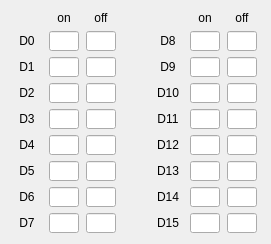
      <widget class="QWidget" name="gridLayoutWidget_5">
       <property name="geometry">
        <rect>
         <x>347</x>
         <y>260</y>
         <width>271</width>
         <height>227</height>
        </rect>
       </property>
       <layout class="QGridLayout" name="gridLayout_5">
        <item row="5" column="6">
         <widget class="QLineEdit" name="LE_D_OUT_OFF_12">
          <property name="minimumSize">
           <size>
            <width>30</width>
            <height>0</height>
           </size>
          </property>
          <property name="maximumSize">
           <size>
            <width>30</width>
            <height>20</height>
           </size>
          </property>
         </widget>
        </item>
        <item row="2" column="5">
         <widget class="QLineEdit" name="LE_D_OUT_ON_9">
          <property name="minimumSize">
           <size>
            <width>30</width>
            <height>0</height>
           </size>
          </property>
          <property name="maximumSize">
           <size>
            <width>30</width>
            <height>20</height>
           </size>
          </property>
         </widget>
        </item>
        <item row="2" column="3">
         <spacer name="horizontalSpacer_2">
          <property name="minimumSize">
           <size>
            <width>30</width>
            <height>0</height>
           </size>
          </property>
          <property name="maximumSize">
           <size>
            <width>30</width>
            <height>20</height>
           </size>
          </property>
          <property name="orientation">
           <enum>Qt::Horizontal</enum>
          </property>
          <property name="sizeType">
           <enum>QSizePolicy::Fixed</enum>
          </property>
          <property name="sizeHint" stdset="0">
           <size>
            <width>20</width>
            <height>20</height>
           </size>
          </property>
         </spacer>
        </item>
        <item row="2" column="6">
         <widget class="QLineEdit" name="LE_D_OUT_OFF_9">
          <property name="minimumSize">
           <size>
            <width>30</width>
            <height>0</height>
           </size>
          </property>
          <property name="maximumSize">
           <size>
            <width>30</width>
            <height>20</height>
           </size>
          </property>
         </widget>
        </item>
        <item row="4" column="0">
         <widget class="QLabel" name="label_47">
          <property name="minimumSize">
           <size>
            <width>30</width>
            <height>0</height>
           </size>
          </property>
          <property name="maximumSize">
           <size>
            <width>30</width>
            <height>20</height>
           </size>
          </property>
          <property name="text">
           <string>D3</string>
          </property>
          <property name="alignment">
           <set>Qt::AlignCenter</set>
          </property>
         </widget>
        </item>
        <item row="1" column="2">
         <widget class="QLineEdit" name="LE_D_OUT_OFF_0">
          <property name="minimumSize">
           <size>
            <width>30</width>
            <height>0</height>
           </size>
          </property>
          <property name="maximumSize">
           <size>
            <width>30</width>
            <height>20</height>
           </size>
          </property>
         </widget>
        </item>
        <item row="5" column="4">
         <widget class="QLabel" name="label_48">
          <property name="minimumSize">
           <size>
            <width>30</width>
            <height>0</height>
           </size>
          </property>
          <property name="maximumSize">
           <size>
            <width>30</width>
            <height>20</height>
           </size>
          </property>
          <property name="text">
           <string>D12</string>
          </property>
          <property name="alignment">
           <set>Qt::AlignCenter</set>
          </property>
         </widget>
        </item>
        <item row="8" column="5" rowspan="4">
         <widget class="QLineEdit" name="LE_D_OUT_ON_15">
          <property name="minimumSize">
           <size>
            <width>30</width>
            <height>0</height>
           </size>
          </property>
          <property name="maximumSize">
           <size>
            <width>30</width>
            <height>20</height>
           </size>
          </property>
         </widget>
        </item>
        <item row="7" column="0">
         <widget class="QLabel" name="label_49">
          <property name="minimumSize">
           <size>
            <width>30</width>
            <height>0</height>
           </size>
          </property>
          <property name="maximumSize">
           <size>
            <width>30</width>
            <height>20</height>
           </size>
          </property>
          <property name="text">
           <string>D6</string>
          </property>
          <property name="alignment">
           <set>Qt::AlignCenter</set>
          </property>
         </widget>
        </item>
        <item row="6" column="2">
         <widget class="QLineEdit" name="LE_D_OUT_OFF_5">
          <property name="minimumSize">
           <size>
            <width>30</width>
            <height>0</height>
           </size>
          </property>
          <property name="maximumSize">
           <size>
            <width>30</width>
            <height>20</height>
           </size>
          </property>
         </widget>
        </item>
        <item row="3" column="5">
         <widget class="QLineEdit" name="LE_D_OUT_ON_10">
          <property name="minimumSize">
           <size>
            <width>30</width>
            <height>0</height>
           </size>
          </property>
          <property name="maximumSize">
           <size>
            <width>30</width>
            <height>20</height>
           </size>
          </property>
         </widget>
        </item>
        <item row="2" column="0">
         <widget class="QLabel" name="label_50">
          <property name="minimumSize">
           <size>
            <width>30</width>
            <height>0</height>
           </size>
          </property>
          <property name="maximumSize">
           <size>
            <width>30</width>
            <height>20</height>
           </size>
          </property>
          <property name="text">
           <string>D1</string>
          </property>
          <property name="alignment">
           <set>Qt::AlignCenter</set>
          </property>
         </widget>
        </item>
        <item row="6" column="4">
         <widget class="QLabel" name="label_51">
          <property name="minimumSize">
           <size>
            <width>30</width>
            <height>0</height>
           </size>
          </property>
          <property name="maximumSize">
           <size>
            <width>30</width>
            <height>20</height>
           </size>
          </property>
          <property name="text">
           <string>D13</string>
          </property>
          <property name="alignment">
           <set>Qt::AlignCenter</set>
          </property>
         </widget>
        </item>
        <item row="3" column="1">
         <widget class="QLineEdit" name="LE_D_OUT_ON_2">
          <property name="minimumSize">
           <size>
            <width>30</width>
            <height>0</height>
           </size>
          </property>
          <property name="maximumSize">
           <size>
            <width>30</width>
            <height>20</height>
           </size>
          </property>
         </widget>
        </item>
        <item row="6" column="1">
         <widget class="QLineEdit" name="LE_D_OUT_ON_5">
          <property name="minimumSize">
           <size>
            <width>30</width>
            <height>0</height>
           </size>
          </property>
          <property name="maximumSize">
           <size>
            <width>30</width>
            <height>20</height>
           </size>
          </property>
         </widget>
        </item>
        <item row="3" column="2">
         <widget class="QLineEdit" name="LE_D_OUT_OFF_2">
          <property name="minimumSize">
           <size>
            <width>30</width>
            <height>0</height>
           </size>
          </property>
          <property name="maximumSize">
           <size>
            <width>30</width>
            <height>20</height>
           </size>
          </property>
         </widget>
        </item>
        <item row="7" column="4">
         <widget class="QLabel" name="label_52">
          <property name="minimumSize">
           <size>
            <width>30</width>
            <height>0</height>
           </size>
          </property>
          <property name="maximumSize">
           <size>
            <width>30</width>
            <height>20</height>
           </size>
          </property>
          <property name="text">
           <string>D14</string>
          </property>
          <property name="alignment">
           <set>Qt::AlignCenter</set>
          </property>
         </widget>
        </item>
        <item row="5" column="0">
         <widget class="QLabel" name="label_53">
          <property name="minimumSize">
           <size>
            <width>30</width>
            <height>0</height>
           </size>
          </property>
          <property name="maximumSize">
           <size>
            <width>30</width>
            <height>20</height>
           </size>
          </property>
          <property name="text">
           <string>D4</string>
          </property>
          <property name="alignment">
           <set>Qt::AlignCenter</set>
          </property>
         </widget>
        </item>
        <item row="5" column="5">
         <widget class="QLineEdit" name="LE_D_OUT_ON_12">
          <property name="minimumSize">
           <size>
            <width>30</width>
            <height>0</height>
           </size>
          </property>
          <property name="maximumSize">
           <size>
            <width>30</width>
            <height>20</height>
           </size>
          </property>
         </widget>
        </item>
        <item row="4" column="1">
         <widget class="QLineEdit" name="LE_D_OUT_ON_3">
          <property name="minimumSize">
           <size>
            <width>30</width>
            <height>0</height>
           </size>
          </property>
          <property name="maximumSize">
           <size>
            <width>30</width>
            <height>20</height>
           </size>
          </property>
         </widget>
        </item>
        <item row="4" column="6">
         <widget class="QLineEdit" name="LE_D_OUT_OFF_11">
          <property name="minimumSize">
           <size>
            <width>30</width>
            <height>0</height>
           </size>
          </property>
          <property name="maximumSize">
           <size>
            <width>30</width>
            <height>20</height>
           </size>
          </property>
         </widget>
        </item>
        <item row="3" column="0">
         <widget class="QLabel" name="label_54">
          <property name="minimumSize">
           <size>
            <width>30</width>
            <height>0</height>
           </size>
          </property>
          <property name="maximumSize">
           <size>
            <width>30</width>
            <height>20</height>
           </size>
          </property>
          <property name="text">
           <string>D2</string>
          </property>
          <property name="alignment">
           <set>Qt::AlignCenter</set>
          </property>
         </widget>
        </item>
        <item row="2" column="1">
         <widget class="QLineEdit" name="LE_D_OUT_ON_1">
          <property name="minimumSize">
           <size>
            <width>30</width>
            <height>0</height>
           </size>
          </property>
          <property name="maximumSize">
           <size>
            <width>30</width>
            <height>20</height>
           </size>
          </property>
         </widget>
        </item>
        <item row="8" column="6" rowspan="4">
         <widget class="QLineEdit" name="LE_D_OUT_OFF_15">
          <property name="minimumSize">
           <size>
            <width>30</width>
            <height>0</height>
           </size>
          </property>
          <property name="maximumSize">
           <size>
            <width>30</width>
            <height>20</height>
           </size>
          </property>
         </widget>
        </item>
        <item row="1" column="6">
         <widget class="QLineEdit" name="LE_D_OUT_OFF_8">
          <property name="minimumSize">
           <size>
            <width>30</width>
            <height>0</height>
           </size>
          </property>
          <property name="maximumSize">
           <size>
            <width>30</width>
            <height>20</height>
           </size>
          </property>
         </widget>
        </item>
        <item row="4" column="5">
         <widget class="QLineEdit" name="LE_D_OUT_ON_11">
          <property name="minimumSize">
           <size>
            <width>30</width>
            <height>0</height>
           </size>
          </property>
          <property name="maximumSize">
           <size>
            <width>30</width>
            <height>20</height>
           </size>
          </property>
         </widget>
        </item>
        <item row="7" column="1">
         <widget class="QLineEdit" name="LE_D_OUT_ON_6">
          <property name="minimumSize">
           <size>
            <width>30</width>
            <height>0</height>
           </size>
          </property>
          <property name="maximumSize">
           <size>
            <width>30</width>
            <height>20</height>
           </size>
          </property>
         </widget>
        </item>
        <item row="2" column="2">
         <widget class="QLineEdit" name="LE_D_OUT_OFF_1">
          <property name="minimumSize">
           <size>
            <width>30</width>
            <height>0</height>
           </size>
          </property>
          <property name="maximumSize">
           <size>
            <width>30</width>
            <height>20</height>
           </size>
          </property>
         </widget>
        </item>
        <item row="4" column="2">
         <widget class="QLineEdit" name="LE_D_OUT_OFF_3">
          <property name="minimumSize">
           <size>
            <width>30</width>
            <height>0</height>
           </size>
          </property>
          <property name="maximumSize">
           <size>
            <width>30</width>
            <height>20</height>
           </size>
          </property>
         </widget>
        </item>
        <item row="6" column="6">
         <widget class="QLineEdit" name="LE_D_OUT_OFF_13">
          <property name="minimumSize">
           <size>
            <width>30</width>
            <height>0</height>
           </size>
          </property>
          <property name="maximumSize">
           <size>
            <width>30</width>
            <height>20</height>
           </size>
          </property>
         </widget>
        </item>
        <item row="2" column="4">
         <widget class="QLabel" name="label_55">
          <property name="minimumSize">
           <size>
            <width>30</width>
            <height>0</height>
           </size>
          </property>
          <property name="maximumSize">
           <size>
            <width>30</width>
            <height>20</height>
           </size>
          </property>
          <property name="text">
           <string>D9</string>
          </property>
          <property name="alignment">
           <set>Qt::AlignCenter</set>
          </property>
         </widget>
        </item>
        <item row="6" column="0">
         <widget class="QLabel" name="label_56">
          <property name="minimumSize">
           <size>
            <width>30</width>
            <height>0</height>
           </size>
          </property>
          <property name="maximumSize">
           <size>
            <width>30</width>
            <height>20</height>
           </size>
          </property>
          <property name="text">
           <string>D5</string>
          </property>
          <property name="alignment">
           <set>Qt::AlignCenter</set>
          </property>
         </widget>
        </item>
        <item row="5" column="1">
         <widget class="QLineEdit" name="LE_D_OUT_ON_4">
          <property name="minimumSize">
           <size>
            <width>30</width>
            <height>0</height>
           </size>
          </property>
          <property name="maximumSize">
           <size>
            <width>30</width>
            <height>20</height>
           </size>
          </property>
         </widget>
        </item>
        <item row="1" column="4">
         <widget class="QLabel" name="label_57">
          <property name="minimumSize">
           <size>
            <width>30</width>
            <height>0</height>
           </size>
          </property>
          <property name="maximumSize">
           <size>
            <width>30</width>
            <height>20</height>
           </size>
          </property>
          <property name="text">
           <string>D8</string>
          </property>
          <property name="alignment">
           <set>Qt::AlignCenter</set>
          </property>
         </widget>
        </item>
        <item row="7" column="6">
         <widget class="QLineEdit" name="LE_D_OUT_OFF_14">
          <property name="minimumSize">
           <size>
            <width>30</width>
            <height>0</height>
           </size>
          </property>
          <property name="maximumSize">
           <size>
            <width>30</width>
            <height>20</height>
           </size>
          </property>
         </widget>
        </item>
        <item row="8" column="1" rowspan="4">
         <widget class="QLineEdit" name="LE_D_OUT_ON_7">
          <property name="minimumSize">
           <size>
            <width>30</width>
            <height>0</height>
           </size>
          </property>
          <property name="maximumSize">
           <size>
            <width>30</width>
            <height>20</height>
           </size>
          </property>
         </widget>
        </item>
        <item row="3" column="4">
         <widget class="QLabel" name="label_58">
          <property name="minimumSize">
           <size>
            <width>30</width>
            <height>0</height>
           </size>
          </property>
          <property name="maximumSize">
           <size>
            <width>30</width>
            <height>20</height>
           </size>
          </property>
          <property name="text">
           <string>D10</string>
          </property>
          <property name="alignment">
           <set>Qt::AlignCenter</set>
          </property>
         </widget>
        </item>
        <item row="8" column="4" rowspan="4">
         <widget class="QLabel" name="label_59">
          <property name="minimumSize">
           <size>
            <width>30</width>
            <height>0</height>
           </size>
          </property>
          <property name="maximumSize">
           <size>
            <width>30</width>
            <height>20</height>
           </size>
          </property>
          <property name="text">
           <string>D15</string>
          </property>
          <property name="alignment">
           <set>Qt::AlignCenter</set>
          </property>
         </widget>
        </item>
        <item row="6" column="5">
         <widget class="QLineEdit" name="LE_D_OUT_ON_13">
          <property name="minimumSize">
           <size>
            <width>30</width>
            <height>0</height>
           </size>
          </property>
          <property name="maximumSize">
           <size>
            <width>30</width>
            <height>20</height>
           </size>
          </property>
         </widget>
        </item>
        <item row="7" column="5">
         <widget class="QLineEdit" name="LE_D_OUT_ON_14">
          <property name="minimumSize">
           <size>
            <width>30</width>
            <height>0</height>
           </size>
          </property>
          <property name="maximumSize">
           <size>
            <width>30</width>
            <height>20</height>
           </size>
          </property>
         </widget>
        </item>
        <item row="4" column="4">
         <widget class="QLabel" name="label_60">
          <property name="minimumSize">
           <size>
            <width>30</width>
            <height>0</height>
           </size>
          </property>
          <property name="maximumSize">
           <size>
            <width>30</width>
            <height>20</height>
           </size>
          </property>
          <property name="text">
           <string>D11</string>
          </property>
          <property name="alignment">
           <set>Qt::AlignCenter</set>
          </property>
         </widget>
        </item>
        <item row="1" column="5">
         <widget class="QLineEdit" name="LE_D_OUT_ON_8">
          <property name="minimumSize">
           <size>
            <width>30</width>
            <height>0</height>
           </size>
          </property>
          <property name="maximumSize">
           <size>
            <width>30</width>
            <height>20</height>
           </size>
          </property>
         </widget>
        </item>
        <item row="8" column="2" rowspan="4">
         <widget class="QLineEdit" name="LE_D_OUT_OFF_7">
          <property name="minimumSize">
           <size>
            <width>30</width>
            <height>0</height>
           </size>
          </property>
          <property name="maximumSize">
           <size>
            <width>30</width>
            <height>20</height>
           </size>
          </property>
         </widget>
        </item>
        <item row="1" column="0">
         <widget class="QLabel" name="label_61">
          <property name="minimumSize">
           <size>
            <width>30</width>
            <height>0</height>
           </size>
          </property>
          <property name="maximumSize">
           <size>
            <width>30</width>
            <height>20</height>
           </size>
          </property>
          <property name="text">
           <string>D0</string>
          </property>
          <property name="alignment">
           <set>Qt::AlignCenter</set>
          </property>
         </widget>
        </item>
        <item row="7" column="2">
         <widget class="QLineEdit" name="LE_D_OUT_OFF_6">
          <property name="minimumSize">
           <size>
            <width>30</width>
            <height>0</height>
           </size>
          </property>
          <property name="maximumSize">
           <size>
            <width>30</width>
            <height>20</height>
           </size>
          </property>
         </widget>
        </item>
        <item row="5" column="2">
         <widget class="QLineEdit" name="LE_D_OUT_OFF_4">
          <property name="minimumSize">
           <size>
            <width>30</width>
            <height>0</height>
           </size>
          </property>
          <property name="maximumSize">
           <size>
            <width>30</width>
            <height>20</height>
           </size>
          </property>
         </widget>
        </item>
        <item row="1" column="1">
         <widget class="QLineEdit" name="LE_D_OUT_ON_0">
          <property name="minimumSize">
           <size>
            <width>30</width>
            <height>0</height>
           </size>
          </property>
          <property name="maximumSize">
           <size>
            <width>30</width>
            <height>20</height>
           </size>
          </property>
         </widget>
        </item>
        <item row="8" column="0" rowspan="4">
         <widget class="QLabel" name="label_62">
          <property name="minimumSize">
           <size>
            <width>30</width>
            <height>0</height>
           </size>
          </property>
          <property name="maximumSize">
           <size>
            <width>30</width>
            <height>20</height>
           </size>
          </property>
          <property name="text">
           <string>D7</string>
          </property>
          <property name="alignment">
           <set>Qt::AlignCenter</set>
          </property>
         </widget>
        </item>
        <item row="3" column="6">
         <widget class="QLineEdit" name="LE_D_OUT_OFF_10">
          <property name="minimumSize">
           <size>
            <width>30</width>
            <height>0</height>
           </size>
          </property>
          <property name="maximumSize">
           <size>
            <width>30</width>
            <height>20</height>
           </size>
          </property>
         </widget>
        </item>
        <item row="0" column="1">
         <widget class="QLabel" name="label_63">
          <property name="minimumSize">
           <size>
            <width>30</width>
            <height>0</height>
           </size>
          </property>
          <property name="maximumSize">
           <size>
            <width>30</width>
            <height>20</height>
           </size>
          </property>
          <property name="text">
           <string>on</string>
          </property>
          <property name="alignment">
           <set>Qt::AlignCenter</set>
          </property>
         </widget>
        </item>
        <item row="0" column="2">
         <widget class="QLabel" name="label_64">
          <property name="minimumSize">
           <size>
            <width>30</width>
            <height>0</height>
           </size>
          </property>
          <property name="maximumSize">
           <size>
            <width>30</width>
            <height>20</height>
           </size>
          </property>
          <property name="text">
           <string>off</string>
          </property>
          <property name="alignment">
           <set>Qt::AlignCenter</set>
          </property>
         </widget>
        </item>
        <item row="0" column="5">
         <widget class="QLabel" name="label_65">
          <property name="minimumSize">
           <size>
            <width>30</width>
            <height>0</height>
           </size>
          </property>
          <property name="maximumSize">
           <size>
            <width>30</width>
            <height>20</height>
           </size>
          </property>
          <property name="text">
           <string>on</string>
          </property>
          <property name="alignment">
           <set>Qt::AlignCenter</set>
          </property>
         </widget>
        </item>
        <item row="0" column="6">
         <widget class="QLabel" name="label_66">
          <property name="minimumSize">
           <size>
            <width>30</width>
            <height>0</height>
           </size>
          </property>
          <property name="maximumSize">
           <size>
            <width>30</width>
            <height>20</height>
           </size>
          </property>
          <property name="text">
           <string>off</string>
          </property>
          <property name="alignment">
           <set>Qt::AlignCenter</set>
          </property>
         </widget>
        </item>
       </layout>
      </widget>
